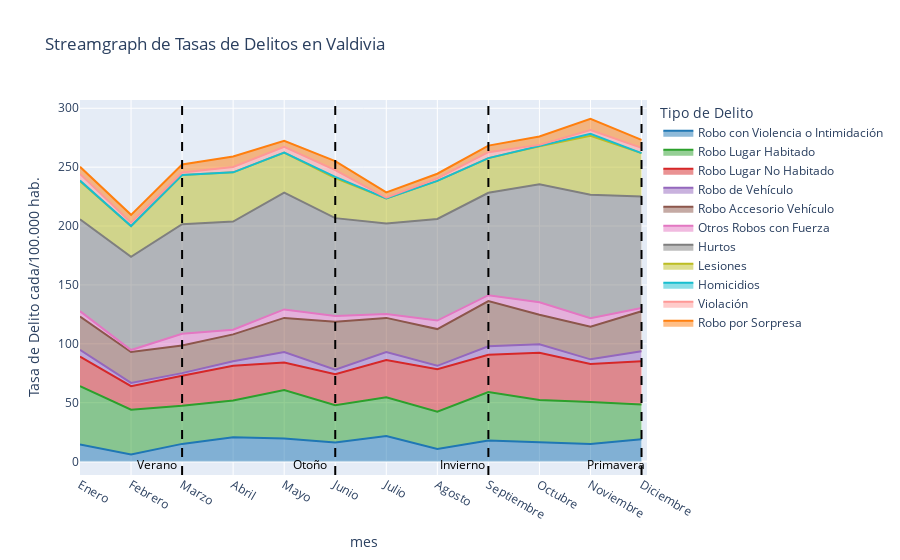

The notebook cell this image was saved under:
### Code cell
levantarStream2(df_stream, orden_meses, "Valdivia", colores_delitos)

### Figure 1 — Plotly figure (JSON) as saved in the notebook; plotly's stock layout.template omitted (floating-point values rounded to 4 significant figures)
{"data": [{"fillpattern": {"shape": ""}, "hovertemplate": "Tipo de Delito=Robo con Violencia o Intimidación<br>mes=%{x}<br>Tasa de Delito cada/100.000 hab.=%{y}<extra></extra>", "legendgroup": "Robo con Violencia o Intimidación", "line": {"color": "#1f77b4"}, "marker": {"symbol": "circle"}, "mode": "lines", "name": "Robo con Violencia o Intimidación", "orientation": "v", "showlegend": true, "stackgroup": "1", "type": "scatter", "x": ["Abril", "Agosto", "Diciembre", "Enero", "Febrero", "Julio", "Junio", "Marzo", "Mayo", "Noviembre", "Octubre", "Septiembre"], "xaxis": "x", "y": [20.6, 10.6, 18.9, 14.5, 6.1, 21.7, 16.2, 15, 19.5, 15, 16.7, 17.8], "yaxis": "y"}, {"fillpattern": {"shape": ""}, "hovertemplate": "Tipo de Delito=Robo Lugar Habitado<br>mes=%{x}<br>Tasa de Delito cada/100.000 hab.=%{y}<extra></extra>", "legendgroup": "Robo Lugar Habitado", "line": {"color": "#2ca02c"}, "marker": {"symbol": "circle"}, "mode": "lines", "name": "Robo Lugar Habitado", "orientation": "v", "showlegend": true, "stackgroup": "1", "type": "scatter", "x": ["Abril", "Agosto", "Diciembre", "Enero", "Febrero", "Julio", "Junio", "Marzo", "Mayo", "Noviembre", "Octubre", "Septiembre"], "xaxis": "x", "y": [31.2, 31.7, 29.5, 49.6, 37.9, 32.9, 31.7, 32.3, 41.2, 35.6, 35.6, 41.2], "yaxis": "y"}, {"fillpattern": {"shape": ""}, "hovertemplate": "Tipo de Delito=Robo Lugar No Habitado<br>mes=%{x}<br>Tasa de Delito cada/100.000 hab.=%{y}<extra></extra>", "legendgroup": "Robo Lugar No Habitado", "line": {"color": "#d62728"}, "marker": {"symbol": "circle"}, "mode": "lines", "name": "Robo Lugar No Habitado", "orientation": "v", "showlegend": true, "stackgroup": "1", "type": "scatter", "x": ["Abril", "Agosto", "Diciembre", "Enero", "Febrero", "Julio", "Junio", "Marzo", "Mayo", "Noviembre", "Octubre", "Septiembre"], "xaxis": "x", "y": [29.5, 36.2, 36.8, 25.1, 20, 31.7, 26.2, 25.6, 23.4, 32.3, 40.1, 31.7], "yaxis": "y"}, {"fillpattern": {"shape": ""}, "hovertemplate": "Tipo de Delito=Robo de Vehículo<br>mes=%{x}<br>Tasa de Delito cada/100.000 hab.=%{y}<extra></extra>", "legendgroup": "Robo de Vehículo", "line": {"color": "#9467bd"}, "marker": {"symbol": "circle"}, "mode": "lines", "name": "Robo de Vehículo", "orientation": "v", "showlegend": true, "stackgroup": "1", "type": "scatter", "x": ["Abril", "Agosto", "Diciembre", "Enero", "Febrero", "Julio", "Junio", "Marzo", "Mayo", "Noviembre", "Octubre", "Septiembre"], "xaxis": "x", "y": [3.9, 2.8, 8.4, 5.6, 2.8, 6.7, 3.9, 2.2, 8.9, 3.9, 7.2, 7.2], "yaxis": "y"}, {"fillpattern": {"shape": ""}, "hovertemplate": "Tipo de Delito=Robo Accesorio Vehículo<br>mes=%{x}<br>Tasa de Delito cada/100.000 hab.=%{y}<extra></extra>", "legendgroup": "Robo Accesorio Vehículo", "line": {"color": "#8c564b"}, "marker": {"symbol": "circle"}, "mode": "lines", "name": "Robo Accesorio Vehículo", "orientation": "v", "showlegend": true, "stackgroup": "1", "type": "scatter", "x": ["Abril", "Agosto", "Diciembre", "Enero", "Febrero", "Julio", "Junio", "Marzo", "Mayo", "Noviembre", "Octubre", "Septiembre"], "xaxis": "x", "y": [22.8, 31.2, 34, 28.4, 26.2, 29, 40.7, 23.4, 29, 27.8, 25.1, 38.4], "yaxis": "y"}, {"fillpattern": {"shape": ""}, "hovertemplate": "Tipo de Delito=Otros Robos con Fuerza<br>mes=%{x}<br>Tasa de Delito cada/100.000 hab.=%{y}<extra></extra>", "legendgroup": "Otros Robos con Fuerza", "line": {"color": "#e377c2"}, "marker": {"symbol": "circle"}, "mode": "lines", "name": "Otros Robos con Fuerza", "orientation": "v", "showlegend": true, "stackgroup": "1", "type": "scatter", "x": ["Abril", "Agosto", "Diciembre", "Enero", "Febrero", "Julio", "Junio", "Marzo", "Mayo", "Noviembre", "Octubre", "Septiembre"], "xaxis": "x", "y": [3.9, 7.2, 2.8, 4.5, 1.7, 3.3, 5, 10, 7.2, 7.2, 10.6, 5], "yaxis": "y"}, {"fillpattern": {"shape": ""}, "hovertemplate": "Tipo de Delito=Hurtos<br>mes=%{x}<br>Tasa de Delito cada/100.000 hab.=%{y}<extra></extra>", "legendgroup": "Hurtos", "line": {"color": "#7f7f7f"}, "marker": {"symbol": "circle"}, "mode": "lines", "name": "Hurtos", "orientation": "v", "showlegend": true, "stackgroup": "1", "type": "scatter", "x": ["Abril", "Agosto", "Diciembre", "Enero", "Febrero", "Julio", "Junio", "Marzo", "Mayo", "Noviembre", "Octubre", "Septiembre"], "xaxis": "x", "y": [91.9, 86.3, 94.7, 78, 79.1, 76.9, 83, 93, 99.1, 104.7, 100.2, 86.9], "yaxis": "y"}, {"fillpattern": {"shape": ""}, "hovertemplate": "Tipo de Delito=Lesiones<br>mes=%{x}<br>Tasa de Delito cada/100.000 hab.=%{y}<extra></extra>", "legendgroup": "Lesiones", "line": {"color": "#bcbd22"}, "marker": {"symbol": "circle"}, "mode": "lines", "name": "Lesiones", "orientation": "v", "showlegend": true, "stackgroup": "1", "type": "scatter", "x": ["Abril", "Agosto", "Diciembre", "Enero", "Febrero", "Julio", "Junio", "Marzo", "Mayo", "Noviembre", "Octubre", "Septiembre"], "xaxis": "x", "y": [41.8, 32.3, 36.8, 32.3, 26.2, 21.2, 34, 41.8, 34, 50.1, 32.3, 29.5], "yaxis": "y"}, {"fillpattern": {"shape": ""}, "hovertemplate": "Tipo de Delito=Homicidios<br>mes=%{x}<br>Tasa de Delito cada/100.000 hab.=%{y}<extra></extra>", "legendgroup": "Homicidios", "line": {"color": "#17becf"}, "marker": {"symbol": "circle"}, "mode": "lines", "name": "Homicidios", "orientation": "v", "showlegend": true, "stackgroup": "1", "type": "scatter", "visible": true, "x": ["Abril", "Agosto", "Diciembre", "Enero", "Febrero", "Julio", "Junio", "Marzo", "Mayo", "Noviembre", "Octubre", "Septiembre"], "xaxis": "x", "y": [0, 0, 0, 0.6, 0, 0, 1.1, 0, 0, 1.7, 0, 0], "yaxis": "y"}, {"fillpattern": {"shape": ""}, "hovertemplate": "Tipo de Delito=Violación<br>mes=%{x}<br>Tasa de Delito cada/100.000 hab.=%{y}<extra></extra>", "legendgroup": "Violación", "line": {"color": "#ff9896"}, "marker": {"symbol": "circle"}, "mode": "lines", "name": "Violación", "orientation": "v", "showlegend": true, "stackgroup": "1", "type": "scatter", "x": ["Abril", "Agosto", "Diciembre", "Enero", "Febrero", "Julio", "Junio", "Marzo", "Mayo", "Noviembre", "Octubre", "Septiembre"], "xaxis": "x", "y": [4.5, 2.2, 4.5, 5.6, 2.8, 0.6, 5.6, 2.2, 5, 3.3, 1.1, 5], "yaxis": "y"}, {"fillpattern": {"shape": ""}, "hovertemplate": "Tipo de Delito=Robo por Sorpresa<br>mes=%{x}<br>Tasa de Delito cada/100.000 hab.=%{y}<extra></extra>", "legendgroup": "Robo por Sorpresa", "line": {"color": "#ff7f0e"}, "marker": {"symbol": "circle"}, "mode": "lines", "name": "Robo por Sorpresa", "orientation": "v", "showlegend": true, "stackgroup": "1", "type": "scatter", "x": ["Abril", "Agosto", "Diciembre", "Enero", "Febrero", "Julio", "Junio", "Marzo", "Mayo", "Noviembre", "Octubre", "Septiembre"], "xaxis": "x", "y": [8.9, 3.9, 6.7, 6.1, 6.7, 4.5, 7.8, 6.7, 5, 9.5, 7.2, 5.6], "yaxis": "y"}], "layout": {"annotations": [{"font": {"color": "black"}, "showarrow": false, "text": "Verano", "x": 1.5, "y": -2.5}, {"font": {"color": "black"}, "showarrow": false, "text": "Otoño", "x": 4.5, "y": -2.5}, {"font": {"color": "black"}, "showarrow": false, "text": "Invierno", "x": 7.5, "y": -2.5}, {"font": {"color": "black"}, "showarrow": false, "text": "Primavera", "x": 10.5, "y": -2.5}], "autosize": true, "legend": {"title": {"text": "Tipo de Delito"}, "tracegroupgap": 0}, "shapes": [{"line": {"color": "black", "dash": "dash", "width": 2}, "type": "line", "x0": "Marzo", "x1": "Marzo", "xref": "x", "y0": 0, "y1": 1, "yref": "paper"}, {"line": {"color": "black", "dash": "dash", "width": 2}, "type": "line", "x0": "Junio", "x1": "Junio", "xref": "x", "y0": 0, "y1": 1, "yref": "paper"}, {"line": {"color": "black", "dash": "dash", "width": 2}, "type": "line", "x0": "Septiembre", "x1": "Septiembre", "xref": "x", "y0": 0, "y1": 1, "yref": "paper"}, {"line": {"color": "black", "dash": "dash", "width": 2}, "type": "line", "x0": "Diciembre", "x1": "Diciembre", "xref": "x", "y0": 0, "y1": 1, "yref": "paper"}], "title": {"text": "Streamgraph de Tasas de Delitos en Valdivia"}, "xaxis": {"anchor": "y", "autorange": true, "categoryarray": ["Enero", "Febrero", "Marzo", "Abril", "Mayo", "Junio", "Julio", "Agosto", "Septiembre", "Octubre", "Noviembre", "Diciembre"], "categoryorder": "array", "domain": [0, 1], "range": [0, 11.01], "title": {"text": "mes"}, "type": "category"}, "yaxis": {"anchor": "x", "autorange": true, "domain": [0, 1], "range": [-19.77, 307.5], "title": {"text": "Tasa de Delito cada/100.000 hab."}, "type": "linear"}}}
